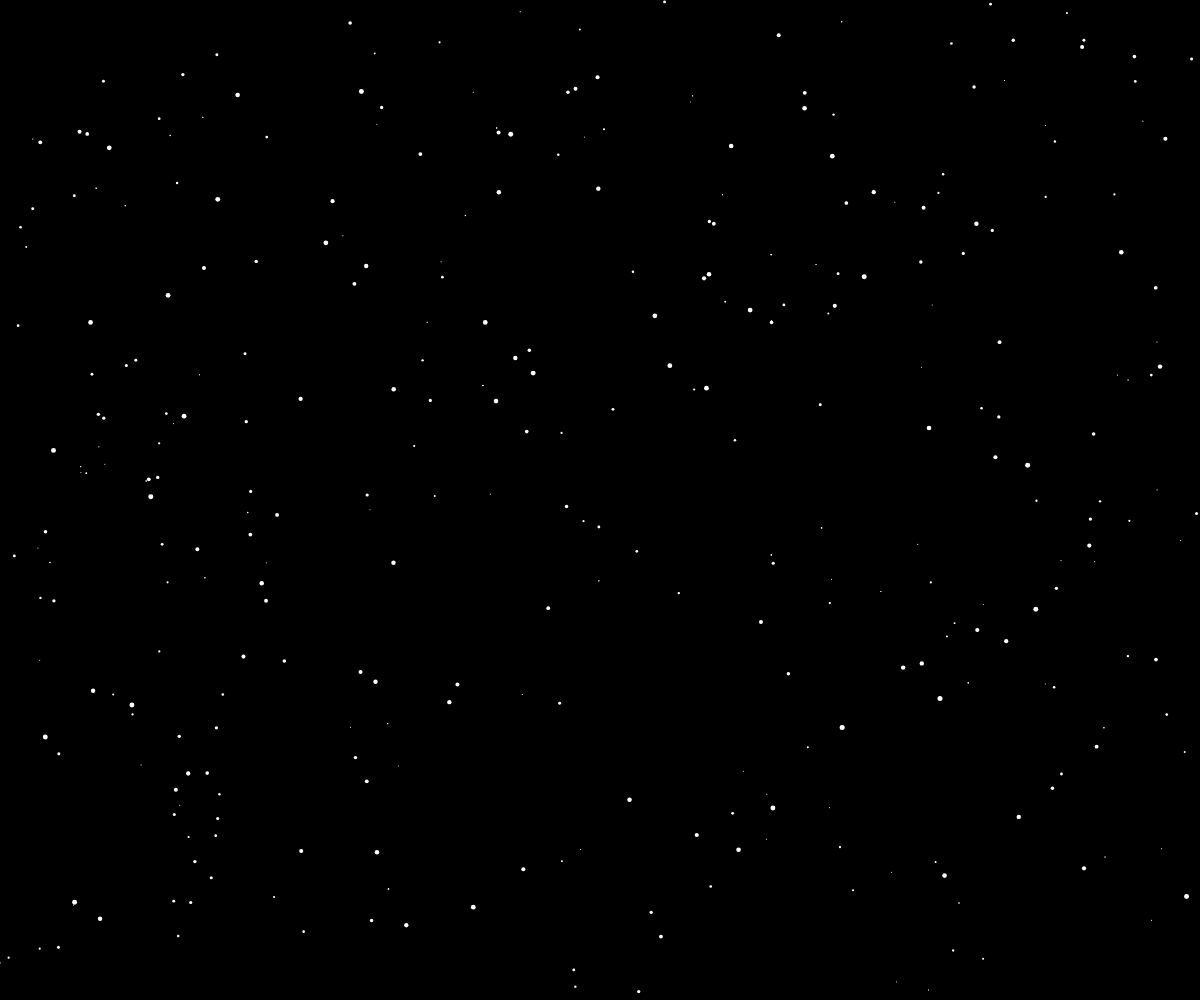
Frame 1 (no input)
Frame 60 (no input): identical to frame 1, image omitted
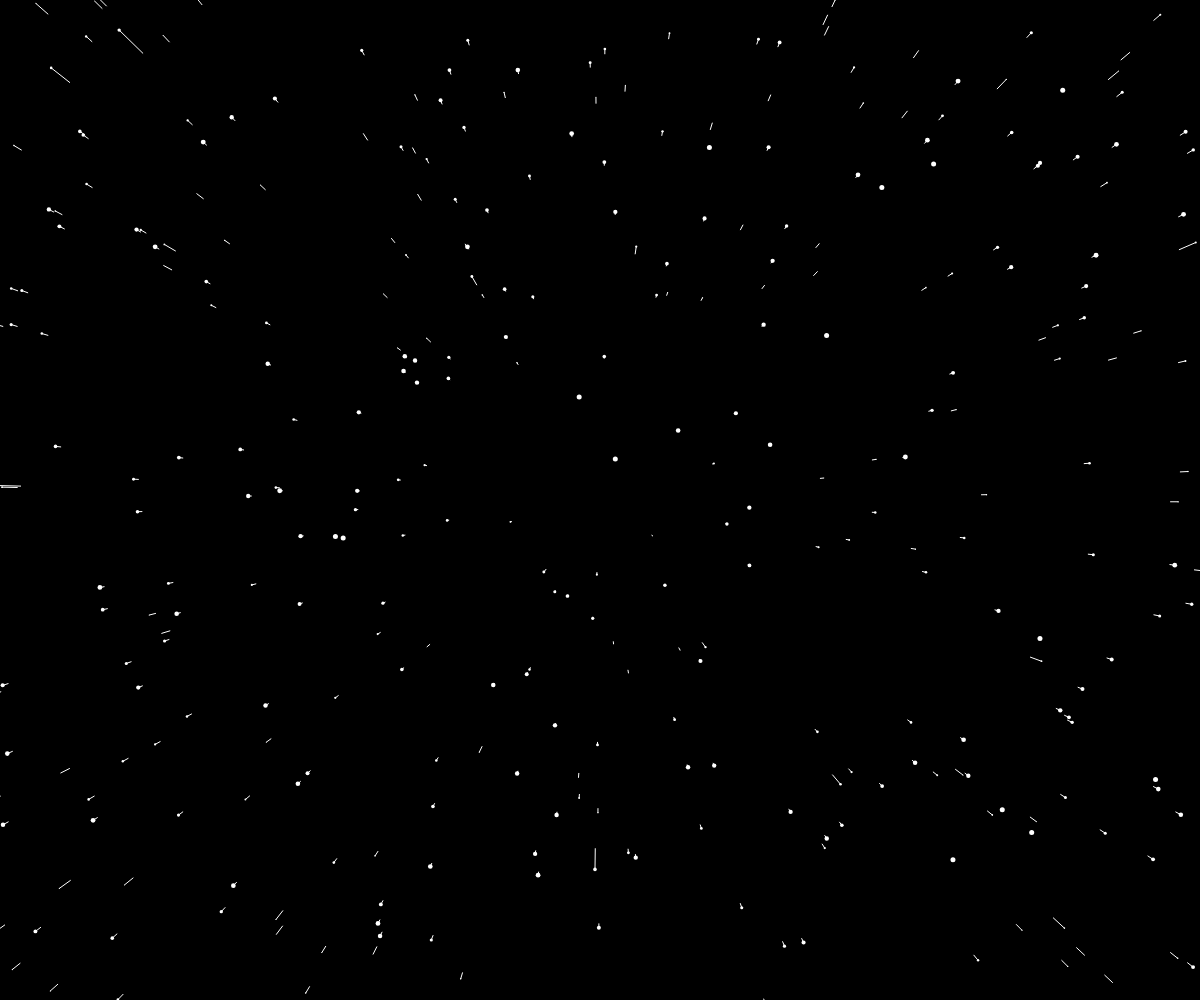
Frame 120 (the mouse pressed at the canvas centre since frame 60)

The p5.js sketch that drew these frames (run headless with seeded random() and noise() and a simulated clock; from frame 60 on, the mouse is pressed at the canvas centre):

// p5.js sketch
// ── sketch.js
var stars = [];
function setup() {
	createCanvas(windowWidth, windowHeight);
	var speed = 0.0;
	for (var i = 0; i < 800; i++){
		stars[i] = new Star;
	}
}

function draw() {
	 speed = map(mouseX, 0, windowWidth, 0, 20);
	 background(0);
	 translate(windowWidth/2, windowHeight/2);
	 for (var i = 0; i < stars.length; i++){
		 stars[i].update(speed);
		 stars[i].show();
	 }
}

// ── star.js
function Star(){
    this.x = random(-width/2, width/2);
    this.y = random(-height/2, height/2);
    this.z = random(windowWidth);
    this.pz = this.z;

    this.update = function(speed){
        this.z = this.z-speed;
        if (this.z < 1){
          this.z = windowWidth;
          this.x = random(-width/2, width/2);
          this.y = random(-height/2, height/2);
          this.pz = this.z;
        }
    }

    this.show = function(){
      fill(255);
      var sx = map(this.x/this.z, 0, 1, 0, width);
      var sy = map(this.y/this.z, 0, 1, 0, height);
      noStroke();
      var r = map(this.z, 0, width/2, 5, 0);
      ellipse(sx, sy, r, r);
      var px = map(this.x/this.pz, 0, 1, 0, width);
      var py = map(this.y/this.pz, 0, 1, 0, height);
      this.pz = this.z;
      stroke(255);
      line(px, py, sx, sy);
    }
}
